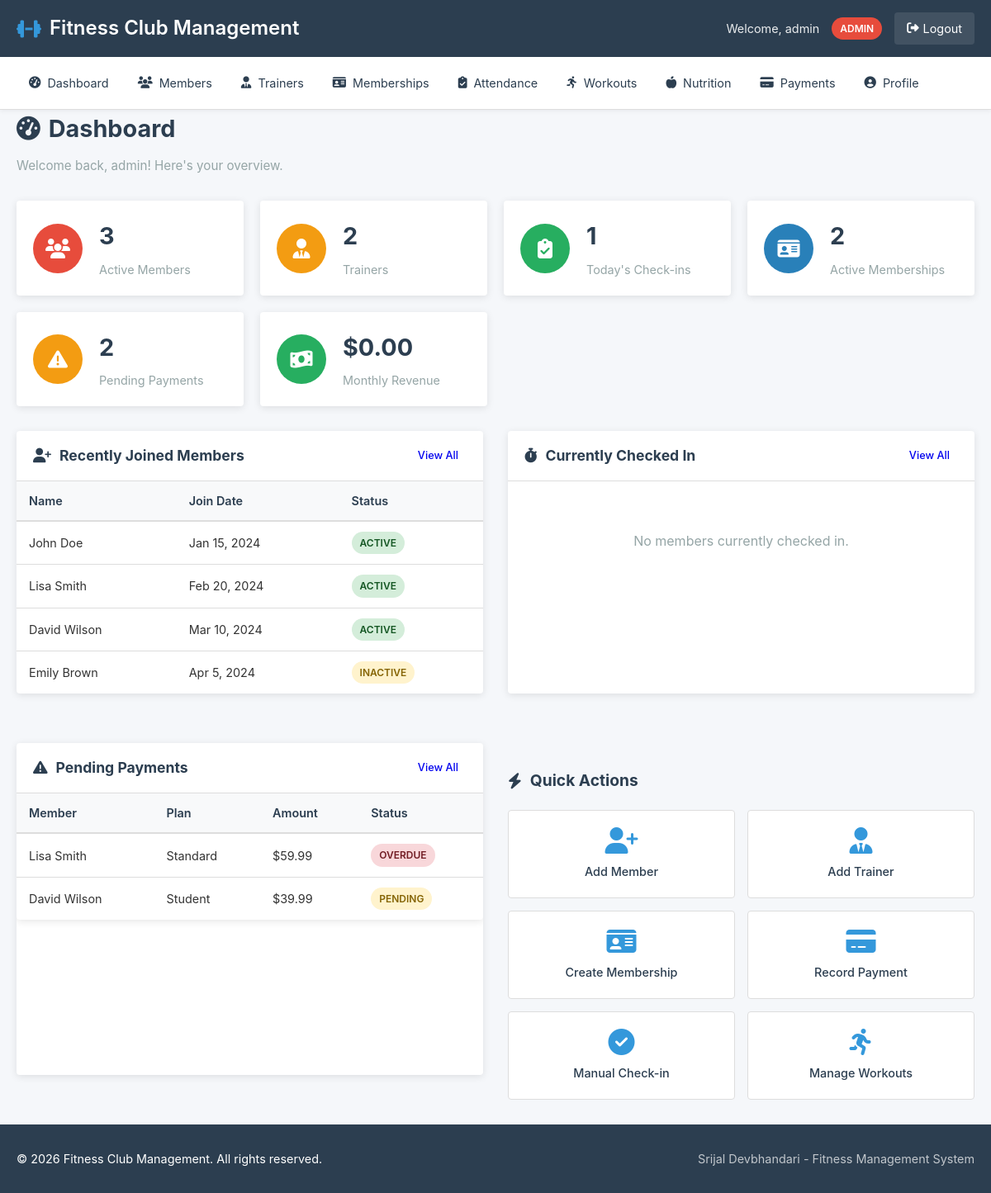
/dashboard.php (signed in), run on the app's committed database.
### tables this page shows
CREATE TABLE members (
    id INT PRIMARY KEY AUTO_INCREMENT,
    user_id INT UNIQUE,
    first_name VARCHAR(50) NOT NULL,
    last_name VARCHAR(50) NOT NULL,
    email VARCHAR(100) UNIQUE NOT NULL,
    phone VARCHAR(20),
    date_of_birth DATE,
    gender ENUM('Male', 'Female', 'Other'),
    address TEXT,
    emergency_contact VARCHAR(100),
    profile_image VARCHAR(255),
    join_date DATE DEFAULT CURRENT_DATE,
    status ENUM('Active', 'Inactive', 'Suspended') DEFAULT 'Active',
    fitness_goals TEXT,
    medical_notes TEXT,
    height_cm DECIMAL(5,2),
    weight_kg DECIMAL(5,2),
    created_at TIMESTAMP DEFAULT CURRENT_TIMESTAMP,
    updated_at TIMESTAMP DEFAULT CURRENT_TIMESTAMP ON UPDATE CURRENT_TIMESTAMP,
    FOREIGN KEY (user_id) REFERENCES users(id) ON DELETE CASCADE,
    INDEX idx_status (status),
    INDEX idx_name (first_name, last_name)
);

CREATE TABLE memberships (
    id INT PRIMARY KEY AUTO_INCREMENT,
    member_id INT NOT NULL,
    plan_name VARCHAR(50) NOT NULL,
    plan_type ENUM('Monthly', 'Quarterly', 'Annual', 'Pay-as-you-go') DEFAULT 'Monthly',
    price DECIMAL(10,2) NOT NULL,
    start_date DATE NOT NULL,
    expiry_date DATE NOT NULL,
    payment_status ENUM('Paid', 'Pending', 'Overdue') DEFAULT 'Pending',
    payment_method VARCHAR(50),
    auto_renew BOOLEAN DEFAULT TRUE,
    created_at TIMESTAMP DEFAULT CURRENT_TIMESTAMP,
    FOREIGN KEY (member_id) REFERENCES members(id) ON DELETE CASCADE,
    INDEX idx_expiry (expiry_date),
    INDEX idx_status (payment_status)
);

### includes/functions.php (called while the page is built, shortened)
<?php
function has_role($role)
{
    return isset($_SESSION['user_role']) && $_SESSION['user_role'] === $role;
}
function is_admin()
{
    return has_role('admin');
}
function format_date($date_string)
{
    return date('M j, Y', strtotime($date_string));
}
function e($string)
{
    return htmlspecialchars($string ?? '', ENT_QUOTES, 'UTF-8');
}
function get_status_badge($status)
{
    $status_lower = strtolower($status);
    switch ($status_lower) {
        case 'active':
        case 'paid':
        case 'completed':
            return 'success';
        case 'inactive':
        case 'pending':
            return 'warning';
        case 'suspended':
        case 'overdue':
        case 'failed':
            return 'error';
    }
}
?>

### public/dashboard.php (the view, shortened to what this page needs)
<?php
require_once '../config/config.php';
require_once '../includes/functions.php';
include '../includes/header.php';
$stats = [];
if (is_admin()) {
    $stmt = $pdo->query("SELECT COUNT(*) as total FROM members WHERE status = 'Active'");
    $stats['total_members'] = $stmt->fetch()['total'];
    $stmt = $pdo->query("SELECT COUNT(*) as total FROM trainers");
    $stats['total_trainers'] = $stmt->fetch()['total'];
    $stmt = $pdo->query("
        SELECT COUNT(*) as total FROM attendance
        WHERE DATE(check_in) = CURDATE()
    ");
    $stats['today_attendance'] = $stmt->fetch()['total'];
    $stmt = $pdo->query("
        SELECT COUNT(*) as total FROM memberships
        WHERE expiry_date >= CURDATE() AND payment_status = 'Paid'
    ");
    $stats['active_memberships'] = $stmt->fetch()['total'];
    $stmt = $pdo->query("
        SELECT SUM(amount) as total FROM payments
        WHERE MONTH(payment_date) = MONTH(CURDATE())
        AND YEAR(payment_date) = YEAR(CURDATE())
        AND status = 'Completed'
    ");
    $stats['monthly_revenue'] = $stmt->fetch()['total'] ?? 0;
    $stmt = $pdo->prepare("
        SELECT m.first_name, m.last_name, m.join_date, m.status
        FROM members m
        ORDER BY m.created_at DESC
        LIMIT 5
    ");
    $stmt->execute();
    $recent_members = $stmt->fetchAll();
    $stmt = $pdo->prepare("
        SELECT ms.plan_name, m.first_name, m.last_name, ms.price, ms.payment_status
        FROM memberships ms
        JOIN members m ON ms.member_id = m.id
        WHERE ms.payment_status IN ('Pending', 'Overdue')
        ORDER BY ms.expiry_date ASC
        LIMIT 5
    ");
    $stmt->execute();
    $pending_payments = $stmt->fetchAll();
    $stmt = $pdo->prepare("
        SELECT m.first_name, m.last_name, a.check_in, a.workout_type
        FROM attendance a
        JOIN members m ON a.member_id = m.id
        WHERE a.check_out IS NULL
        AND DATE(a.check_in) = CURDATE()
        ORDER BY a.check_in DESC
    ");
    $stmt->execute();
    $current_checkins = $stmt->fetchAll();
}
?>
<div class="dashboard-header">
    <h2><i class="fas fa-tachometer-alt"></i> Dashboard</h2>
    <p>Welcome back, <?php echo e($_SESSION['user_name']); ?>! Here's your overview.</p>
</div>
<div class="stats-grid">
    <?php if (is_admin()): ?>
        <div class="stat-card">
            <div class="stat-icon admin">
                <i class="fas fa-users"></i>
            </div>
            <div class="stat-info">
                <h3><?php echo e($stats['total_members']); ?></h3>
                <p>Active Members</p>
            </div>
        </div>
        <div class="stat-card">
            <div class="stat-icon trainer">
                <i class="fas fa-user-tie"></i>
            </div>
            <div class="stat-info">
                <h3><?php echo e($stats['total_trainers']); ?></h3>
                <p>Trainers</p>
            </div>
        </div>
        <div class="stat-card">
            <div class="stat-icon success">
                <i class="fas fa-clipboard-check"></i>
            </div>
            <div class="stat-info">
                <h3><?php echo e($stats['today_attendance']); ?></h3>
                <p>Today's Check-ins</p>
            </div>
        </div>
        <div class="stat-card">
            <div class="stat-icon info">
                <i class="fas fa-id-card"></i>
            </div>
            <div class="stat-info">
                <h3><?php echo e($stats['active_memberships']); ?></h3>
                <p>Active Memberships</p>
            </div>
        </div>
        <div class="stat-card">
            <div class="stat-icon warning">
                <i class="fas fa-exclamation-triangle"></i>
            </div>
            <div class="stat-info">
                <h3><?php echo count($pending_payments); ?></h3>
                <p>Pending Payments</p>
            </div>
        </div>
        <div class="stat-card">
            <div class="stat-icon success">
                <i class="fas fa-money-bill-wave"></i>
            </div>
            <div class="stat-info">
                <h3>$<?php echo number_format($stats['monthly_revenue'], 2); ?></h3>
                <p>Monthly Revenue</p>
            </div>
        </div>
    <?php endif; ?>
</div>
<div class="dashboard-content">
    <?php if (is_admin()): ?>
        <div class="dashboard-row">
            <div class="dashboard-section">
                <div class="section-header">
                    <h3><i class="fas fa-user-plus"></i> Recently Joined Members</h3>
                    <a href="members/index.php" class="btn btn-sm">View All</a>
                </div>
                <?php if ($recent_members): ?>
                    <div class="table-responsive">
                        <table class="data-table">
                            <thead>
                                <tr>
                                    <th>Name</th>
                                    <th>Join Date</th>
                                    <th>Status</th>
                                </tr>
                            </thead>
                            <tbody>
                                <?php foreach ($recent_members as $member): ?>
                                    <tr>
                                        <td><?php echo e($member['first_name'] . ' ' . $member['last_name']); ?></td>
                                        <td><?php echo e(format_date($member['join_date'])); ?></td>
                                        <td>
                                            <span class="status-badge <?php echo get_status_badge($member['status']); ?>">
                                                <?php echo e($member['status']); ?>
                                            </span>
                                        </td>
                                    </tr>
                                <?php endforeach; ?>
                            </tbody>
                        </table>
                    </div>
                <?php else: ?>
                    <p class="no-data">No members yet.</p>
                <?php endif; ?>
            </div>
            <div class="dashboard-section">
                <div class="section-header">
                    <h3><i class="fas fa-stopwatch"></i> Currently Checked In</h3>
                    <a href="attendance/index.php" class="btn btn-sm">View All</a>
                </div>
                <?php if (!empty($current_checkins)): ?>
                    <div class="table-responsive">
                        <table class="data-table">
                            <thead>
                                <tr>
                                    <th>Member</th>
                                    <th>Check-in Time</th>
                                    <th>Workout</th>
                                    <th>Status</th>
                                </tr>
                            </thead>
                            <tbody>
                                <?php foreach ($current_checkins as $checkin): ?>
                                    <tr>
                                        <td><?php echo e($checkin['first_name'] . ' ' . $checkin['last_name']); ?></td>
                                        <td><?php echo e(date('H:i', strtotime($checkin['check_in']))); ?></td>
                                        <td><?php echo e($checkin['workout_type'] ?: 'General'); ?></td>
                                        <td><span class="status-badge success">Active</span></td>
                                    </tr>
                                <?php endforeach; ?>
                            </tbody>
                        </table>
                    </div>
                <?php else: ?>
                    <p class="no-data">No members currently checked in.</p>
                <?php endif; ?>
            </div>
            <div class="dashboard-section">
                <div class="dashboard-section">
                    <div class="section-header">
                        <h3><i class="fas fa-exclamation-triangle"></i> Pending Payments</h3>
                        <a href="payments/index.php" class="btn btn-sm">View All</a>
                    </div>
                    <?php if ($pending_payments): ?>
                        <div class="table-responsive">
                            <table class="data-table">
                                <thead>
                                    <tr>
                                        <th>Member</th>
                                        <th>Plan</th>
                                        <th>Amount</th>
                                        <th>Status</th>
                                    </tr>
                                </thead>
                                <tbody>
                                    <?php foreach ($pending_payments as $payment): ?>
                                        <tr>
                                            <td><?php echo e($payment['first_name'] . ' ' . $payment['last_name']); ?></td>
                                            <td><?php echo e($payment['plan_name']); ?></td>
                                            <td>$<?php echo number_format($payment['price'], 2); ?></td>
                                            <td>
                                                <span
                                                    class="status-badge <?php echo get_status_badge($payment['payment_status']); ?>">
                                                    <?php echo e($payment['payment_status']); ?>
                                                </span>
                                            </td>
                                        </tr>
                                    <?php endforeach; ?>
                                </tbody>
                            </table>
                        </div>
                    <?php else: ?>
                        <p class="no-data">No pending payments.</p>
                    <?php endif; ?>
                </div>
            </div>
            <div class="quick-actions">
                <h3><i class="fas fa-bolt"></i> Quick Actions</h3>
                <div class="actions-grid">
                    <a href="members/add.php" class="action-card">
                        <i class="fas fa-user-plus"></i>
                        <span>Add Member</span>
                    </a>
                    <a href="trainers/add.php" class="action-card">
                        <i class="fas fa-user-tie"></i>
                        <span>Add Trainer</span>
                    </a>
                    <a href="memberships/add.php" class="action-card">
                        <i class="fas fa-id-card"></i>
                        <span>Create Membership</span>
                    </a>
                    <a href="payments/add.php" class="action-card">
                        <i class="fas fa-credit-card"></i>
                        <span>Record Payment</span>
                    </a>
                    <a href="attendance/checkin.php" class="action-card">
                        <i class="fas fa-check-circle"></i>
                        <span>Manual Check-in</span>
                    </a>
                    <a href="workouts/manage.php" class="action-card">
                        <i class="fas fa-running"></i>
                        <span>Manage Workouts</span>
                    </a>
                </div>
            </div>
        <?php endif; ?>
    </div>
    <?php include '../includes/footer.php'; ?>

### data on the page
members: first_name+last_name "John Doe", join_date "Jan 15, 2024", status "ACTIVE"
members: first_name+last_name "Lisa Smith", join_date "Feb 20, 2024", status "ACTIVE"
members: first_name+last_name "David Wilson", join_date "Mar 10, 2024", status "ACTIVE"
members: first_name+last_name "Emily Brown", join_date "Apr 5, 2024", status "INACTIVE"
memberships: member.last_name "Lisa Smith", plan_name "Standard", price "59.99", payment_status "OVERDUE"
memberships: member.last_name "David Wilson", plan_name "Student", price "39.99", payment_status "PENDING"

### other printed values
SITE_NAME "Fitness Club Management"
$_SESSION['user_name'] "admin"
$_SESSION['user_role'] "ADMIN"
$stats['total_members'] "3"
$stats['total_trainers'] "2"
$stats['today_attendance'] "1"
$stats['active_memberships'] "2"
count($pending_payments) "2"
$stats['monthly_revenue'] "0.00"
